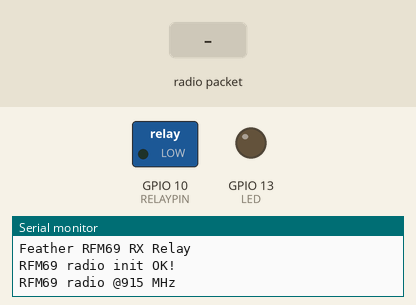
Bench run of a sketch on a simulated ESP32-S3. Parts: switched loads named in the sketch (green lamp = pin HIGH), output pins drawn as LEDs (lit = HIGH), the last lines printed to the serial monitor. The inputs (shaded band) are chosen by the test bench. No radio packets arrive unless stated.

Above: at 2.2 s.
2.3 s: radio packet "K" arrives
At 3.5 s:
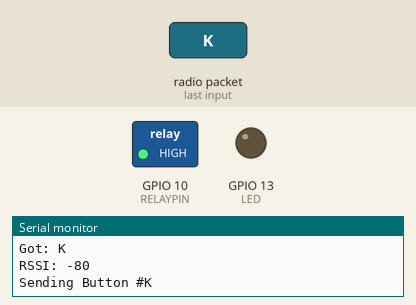
3.8 s: radio packet "L" arrives
At 4.5 s:
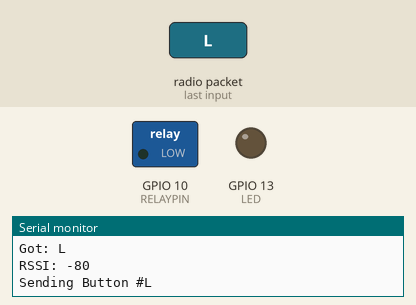
5.3 s: radio packet "1" arrives
At 6.1 s:
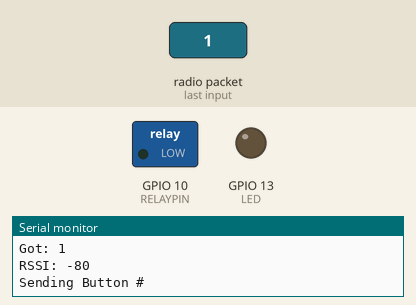
Timing chart, 0 to 8.3 s (numbered marks = the images above; inputs shaded):
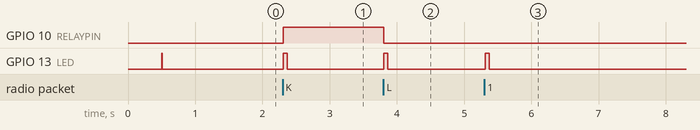

The sketch:

Ada_remoteFXTrigger_RX_lamp.ino
```cpp
// (licence header left out)
#include <SPI.h>
#include <RH_RF69.h>
#include <Wire.h>


/********** AC Light Setup **************/
#define RELAYPIN 10 //pin 10 on Feather runs to Power Relay Feather
//pin 10 (jumpered underneath relay board)

  #define BUTTON_A 9
  #define BUTTON_B 6
  #define BUTTON_C 5
 #define LED 13
/************ Radio Setup ***************/

// Change to 434.0 or other frequency, must match RX's freq!
#define RF69_FREQ 915.0

#if defined (__AVR_ATmega32U4__) // Feather 32u4 w/Radio
  #define RFM69_CS      8
  #define RFM69_INT     7
  #define RFM69_RST     4
#endif

#if defined(ARDUINO_SAMD_FEATHER_M0) // Feather M0 w/Radio
  #define RFM69_CS      8
  #define RFM69_INT     3
  #define RFM69_RST     4
#endif

#if defined (__AVR_ATmega328P__)  // Feather 328P w/wing
  #define RFM69_INT     3  //
  #define RFM69_CS      4  //
  #define RFM69_RST     2  // "A"
#endif

#if defined(ESP32)    // ESP32 feather w/wing
  #define RFM69_RST     13   // same as LED
  #define RFM69_CS      33   // "B"
  #define RFM69_INT     27   // "A"
#endif


// Singleton instance of the radio driver
RH_RF69 rf69(RFM69_CS, RFM69_INT);


bool oldState = HIGH;
int showType = 0;

void setup() {

  delay(500);
  Serial.begin(115200);

  //Relay pin setup
  pinMode(RELAYPIN, OUTPUT);


  //while (!Serial) { delay(1); } // wait until serial console is open, remove if not tethered to computer


  pinMode(LED, OUTPUT);

  pinMode(RFM69_RST, OUTPUT);
  digitalWrite(RFM69_RST, LOW);

  Serial.println("Feather RFM69 RX Relay");

  // manual reset
  digitalWrite(RFM69_RST, HIGH);
  delay(10);
  digitalWrite(RFM69_RST, LOW);
  delay(10);

  if (!rf69.init()) {
    Serial.println("RFM69 radio init failed");
    while (1);
  }
  Serial.println("RFM69 radio init OK!");

  // Defaults after init are 434.0MHz, modulation GFSK_Rb250Fd250, +13dbM (for low power module)
  // No encryption
  if (!rf69.setFrequency(RF69_FREQ)) {
    Serial.println("setFrequency failed");
  }

  // If you are using a high power RF69 eg RFM69HW, you *must* set a Tx power with the
  // ishighpowermodule flag set like this:
  rf69.setTxPower(14, true);

  // The encryption key has to be the same as the one in the server
  uint8_t key[] = { 0x01, 0x02, 0x03, 0x04, 0x05, 0x06, 0x07, 0x08,
                    0x01, 0x02, 0x03, 0x04, 0x05, 0x06, 0x07, 0x08};
  rf69.setEncryptionKey(key);

  pinMode(LED, OUTPUT);

  Serial.print("RFM69 radio @");  Serial.print((int)RF69_FREQ);  Serial.println(" MHz");

  delay(500);
}

void loop(){

  if (rf69.waitAvailableTimeout(100)) {
    // Should be a message for us now
    uint8_t buf[RH_RF69_MAX_MESSAGE_LEN];
    uint8_t len = sizeof(buf);

    if (! rf69.recv(buf, &len)) {
      Serial.println("Receive failed");
      return;
    }

    digitalWrite(LED, HIGH);

    rf69.printBuffer("Received: ", buf, len);
    buf[len] = 0;

    Serial.print("Got: "); Serial.println((char*)buf);
    Serial.print("RSSI: "); Serial.println(rf69.lastRssi(), DEC);


    char radiopacket[20] = "Button #";//prep reply message to send


      if (buf[0]=='K'){ //AC LIGHT ON
        digitalWrite(RELAYPIN, HIGH);
        radiopacket[8] = 'K';
     }
     else if (buf[0]=='L'){ //AC LIGHT OFF
        digitalWrite(RELAYPIN, LOW);
        radiopacket[8] = 'L';
     }

     radiopacket[9] = 0;

    Serial.print("Sending "); Serial.println(radiopacket);
    rf69.send((uint8_t *)radiopacket, strlen(radiopacket));
    rf69.waitPacketSent();

    digitalWrite(LED, LOW);
  }

}
```

Measured:
- after the input at 2.3 s, GPIO 10 (RELAYPIN): LOW → HIGH at once; GPIO 13 (LED): LOW → HIGH at once, → LOW 0.06 s later
- after the input at 3.8 s, GPIO 10 (RELAYPIN): HIGH → LOW at once; GPIO 13 (LED): LOW → HIGH at once, → LOW 0.06 s later
- after the input at 5.3 s, GPIO 13 (LED): LOW → HIGH at once, → LOW 0.06 s later
